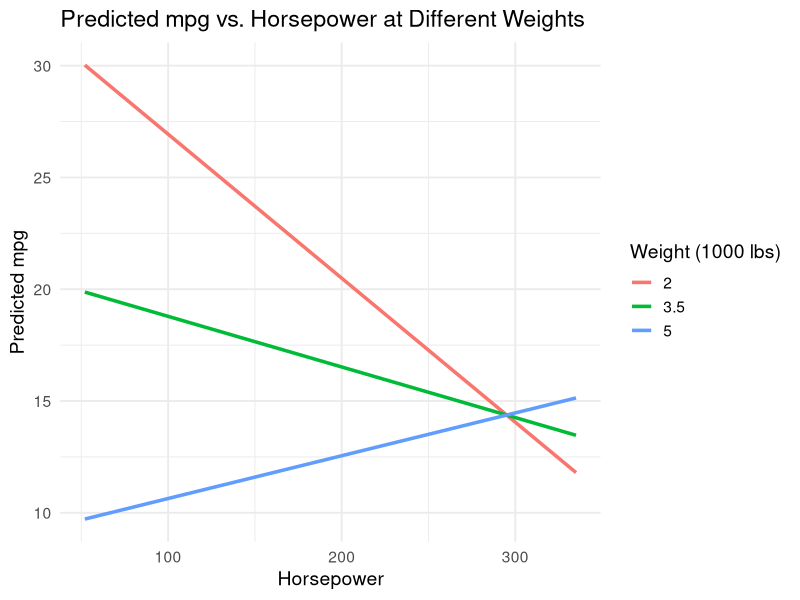

Generate this figure with R:
## ---- chunk 1
library(ggplot2)
library(tidyverse)
library(readr)
## ---- chunk 2
# Load the mtcars dataset
data(mtcars)
# Display basic information about the dataset
head(mtcars)
## ---- chunk 3
# Let us set a seed (to make sure we get the same result everytime we run the code) in case we are to use any random generators in this notebook.
set.seed(1)
## ---- chunk 4
# Model 1: mpg ~ hp + wt + hp*wt
model1 <- lm(mpg ~ hp + wt + hp*wt, data = mtcars)
summary(model1)
## ---- chunk 5
# Visualising the interaction effect

# Create a grid of values for predictions
newdata <- expand.grid(
  hp = seq(min(mtcars$hp), max(mtcars$hp), length.out = 100),
  wt = c(2, 3.5, 5) # choose three representative weights (1000 lbs units)
)

# Add predictions
newdata$mpg_pred <- predict(model1, newdata)

# Plot
ggplot(newdata, aes(x = hp, y = mpg_pred, colour = factor(wt))) +
  geom_line(size = 1.2) +
  labs(
    title = "Predicted mpg vs. Horsepower at Different Weights",
    x = "Horsepower",
    y = "Predicted mpg",
    colour = "Weight (1000 lbs)"
  ) +
  theme_minimal(base_size = 14)
## ---- chunk 6
# Create mean-centered variables
mtcars$hp_centered <- mtcars$hp - mean(mtcars$hp)
mtcars$wt_centered <- mtcars$wt - mean(mtcars$wt)

# Model 2: mpg ~ hp_centered + wt_centered + hp_centered*wt_centered
model2 <- lm(mpg ~ hp_centered + wt_centered + hp_centered*wt_centered, data = mtcars)

# Summary of stats of model2
summary(model2)
## ---- chunk 7
# Model 3: mpg ~ hp_centered*wt_centered (only interaction, no main effects)
model3 <- lm(mpg ~ hp_centered*wt_centered, data = mtcars)
summary(model3)
